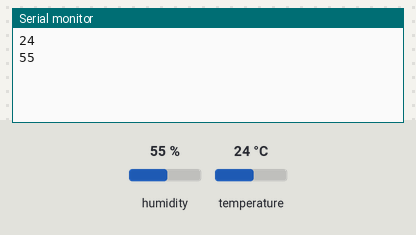
Recording of a sketch running on a simulated Arduino Uno, built with avr-gcc and run on an emulated ATmega328P. Parts: the last lines printed to the serial monitor. The test bench sets the inputs (shaded band); at power-on: humidity 55 %, temperature 24 °C.

Above: at 18.0 s.
18.1 s: humidity set to 22 %
At 21.0 s:
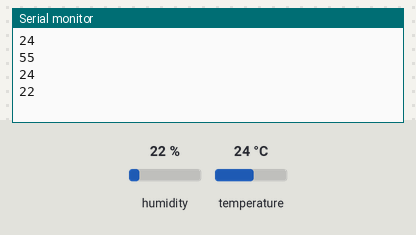
33.1 s: temperature set to 12 °C
At 41.5 s:
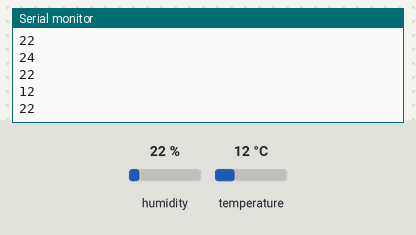
48.1 s: humidity set to 40 %
At 51.2 s:
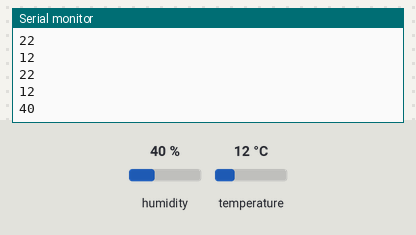
Timing chart, 0 to 52.7 s (numbered marks = the images above; inputs shaded):
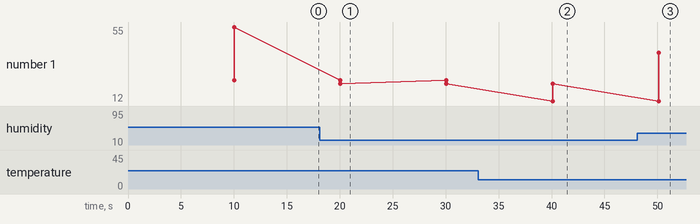

The sketch:

MQ_DTH.ino
```cpp
// Incluimos librería sensor dth11
#include <DHT.h>

/////////////////////////////////// configuracion inicial sensor temperatura y humedad ////////////////////////////////

// Definimos el pin digital donde se conecta el sensor
#define DHTPIN 2
// Dependiendo del tipo de sensor
#define DHTTYPE DHT11
// Inicializamos el sensor DHT11
DHT dht(DHTPIN, DHTTYPE);

////////////////////////////////////////////////////////////////////////////////////////////////////////////////////////////

/////////////////////////////////// configuracion inicial sensor mq135 ////////////////////////////////
//Declaramos pin debe ser analogico
int pinsensormq135 = 0;
///////////////////////////////////////////////////////////////////////////////////////////////////////

void setup() {
  // Inicializamos comunicación serie
  Serial.begin(9600);
  // Comenzamos el sensor DHT
  dht.begin();

}

void loop() {
  delay(10000);
//Serial.print(sensormq135());

Serial.print( temperatura());
Serial.print( humedad());
}


int temperatura() {
  Serial.print("\n");
  float t = dht.readTemperature();
  return t;
}

int humedad() {
  Serial.print("\n");
  float h = dht.readHumidity();
  return h;
}


int sensormq135() {
  pinsensormq135 = analogRead(0);
  //Serial.print(pinsensormq135, DEC);
  Serial.print(" ppm");
  delay(250);

  //gas propano y butano
  if (pinsensormq135 >= 400)
  {
   // Serial.print(" propano butano");
    delay(50);
  }
  return pinsensormq135;
}
```

Measured:
- after the input at 18.1 s, the serial monitor: prints a new line after 2.0 s (image 1)
- after the input at 33.1 s, the serial monitor: prints a new line after 7.0 s (image 2)
- after the input at 48.1 s, the serial monitor: prints a new line after 2.0 s (image 3)
- plotted number 1: 55 → 22 after the input at 18.1 s, 22 → 40 after the input at 48.1 s
